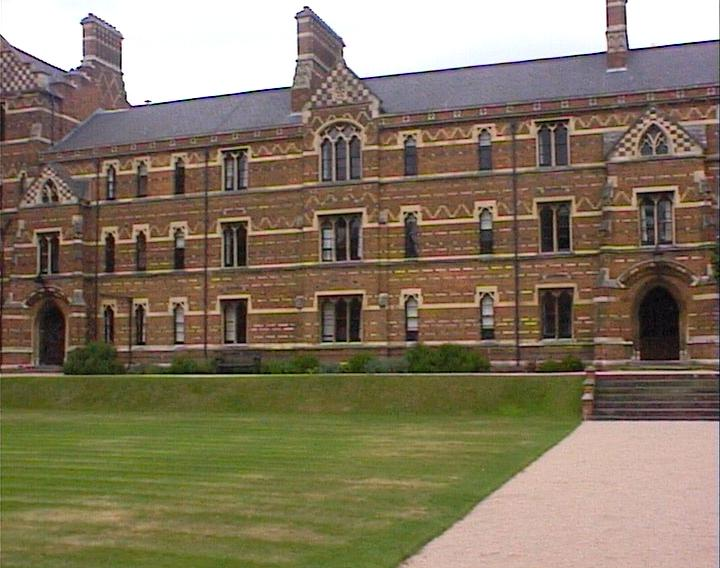
%> input picture imageStitch/keble/keble_a.jpg, 720 x 568 px
$ octave --eval "result = pyr_expand(imread('keble/keble_a.jpg'));"   (GNU Octave 9; MATLAB toolbox functions it lacks are replaced by stand-ins)
%> lines starting %> are read from the running program, lines starting %| are printed output that depends on the picture
function [ imgout ] = pyr_expand( img )
%PYR_EXPAND  Image pyramid expansion
%   B = PYR_EXPAND( A )  If A is M-by-N, then the size of B
%	is (2*M-1)-by-(2*N-1). Support gray or rgb image.
%	B will be transformed to double class.
%	Results the same w/ MATLAB func impyramid.
% Yan Ke @ THUEE, xjed09@gmail.com

kw = 5; % default kernel width
cw = .375; % kernel centre weight, same as MATLAB func impyramid. 0.6 in the Paper
ker1d = [.25-cw/2 .25 cw .25 .25-cw/2];
kernel = kron(ker1d,ker1d')*4;

% expand [a] to [A00 A01;A10 A11] with 4 kernels
ker00 = kernel(1:2:kw,1:2:kw); % 3*3
ker01 = kernel(1:2:kw,2:2:kw); % 3*2
ker10 = kernel(2:2:kw,1:2:kw); % 2*3
ker11 = kernel(2:2:kw,2:2:kw); % 2*2

img = im2double(img);
sz = size(img(:,:,1));
%> sz = [568 720]
osz = sz*2-1;
%> osz = [1135 1439]
imgout = zeros(osz(1),osz(2),size(img,3));
%> imgout: size 1135x1439x3 double; every value is 0

for p = 1:size(img,3)
	img1 = img(:,:,p);
	img1ph = padarray(img1,[0 1],'replicate','both'); % horizontally padded
	img1pv = padarray(img1,[1 0],'replicate','both'); % horizontally padded

	img00 = imfilter(img1,ker00,'replicate','same');
	img01 = conv2(img1pv,ker01,'valid'); % imfilter doesn't support 'valid'
	img10 = conv2(img1ph,ker10,'valid');
	img11 = conv2(img1,ker11,'valid');

	imgout(1:2:osz(1),1:2:osz(2),p) = img00;
	imgout(2:2:osz(1),1:2:osz(2),p) = img10;
	imgout(1:2:osz(1),2:2:osz(2),p) = img01;
	imgout(2:2:osz(1),2:2:osz(2),p) = img11;
end
%> this loop made 3 passes
%> pass 1, in pyr_expand, `img1 = img(:,:,p);`:
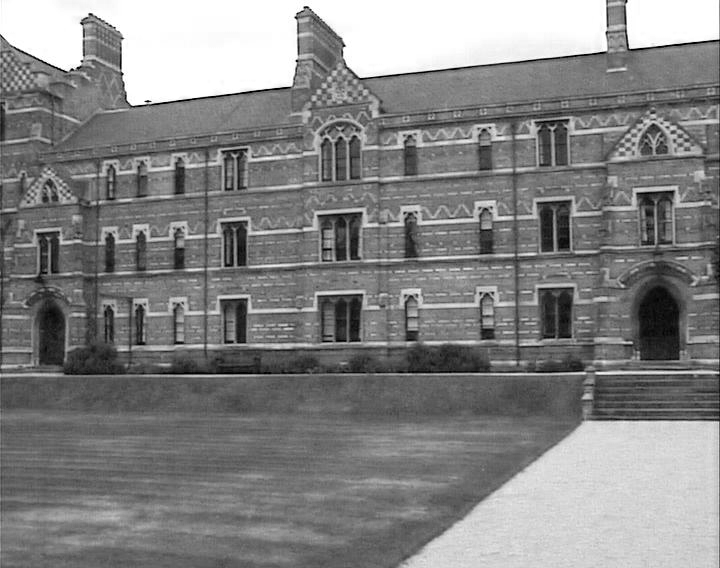
%> img1: size 568x720 double; min 0, max 1, mean 0.519

end

$ run again, on imageStitch/keble/keble_b.jpg
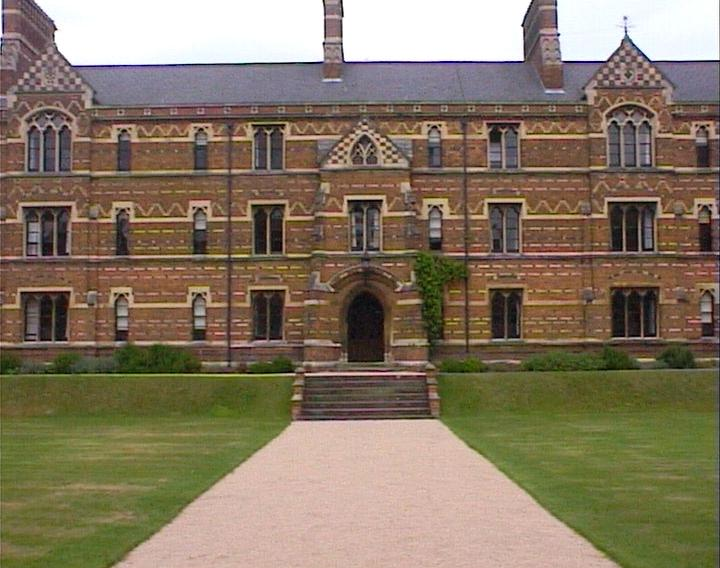
%> input picture imageStitch/keble/keble_b.jpg, 720 x 568 px
%> sz = [568 720]
%> osz = [1135 1439]
%> the loop in pyr_expand, `for p = 1:size(img,3)` made 3 passes
%> pass 1, in pyr_expand, `img1 = img(:,:,p);`:
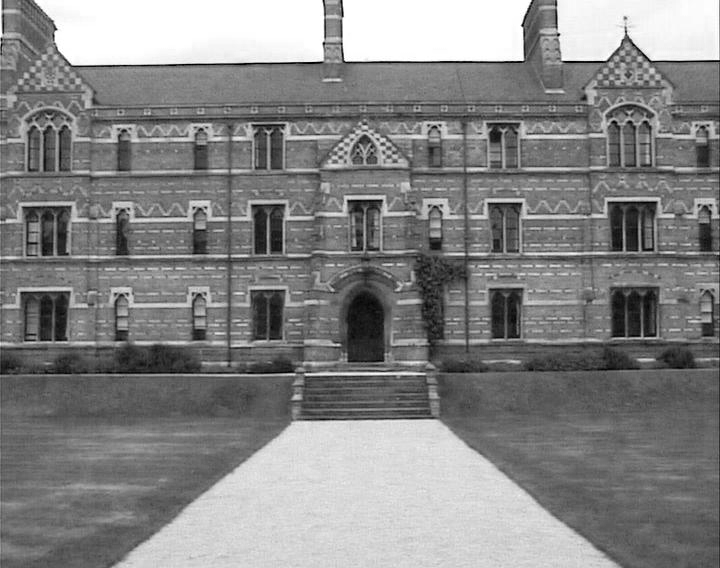
%> img1: size 568x720 double; min 0, max 1, mean 0.522

$ run again, on imageStitch/keble/keble_c.jpg
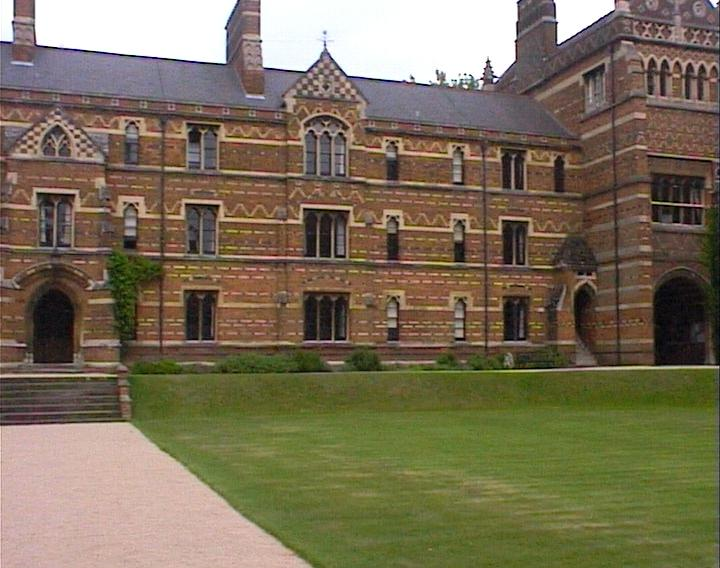
%> input picture imageStitch/keble/keble_c.jpg, 720 x 568 px
%> sz = [568 720]
%> osz = [1135 1439]
%> the loop in pyr_expand, `for p = 1:size(img,3)` made 3 passes
%> pass 1, in pyr_expand, `img1 = img(:,:,p);`:
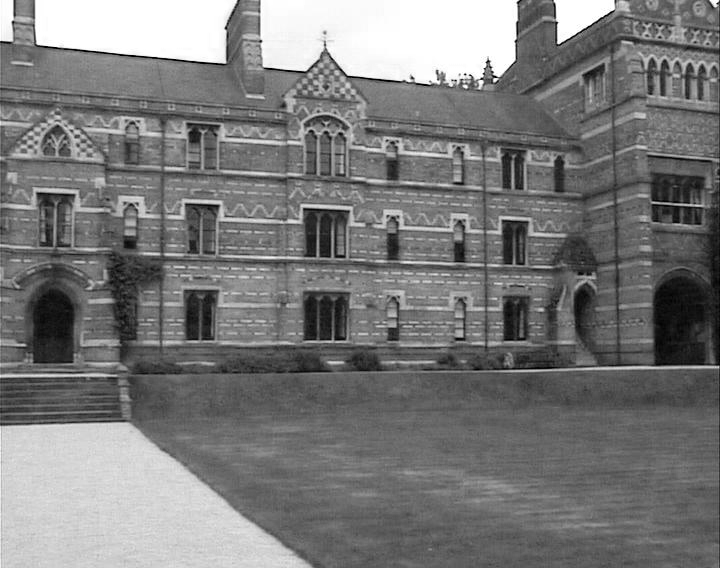
%> img1: size 568x720 double; min 0, max 1, mean 0.478
